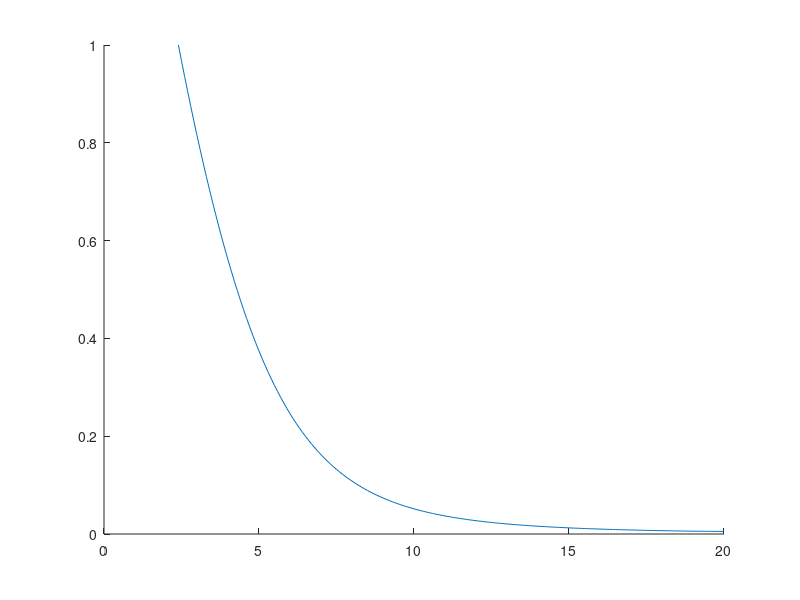

MATLAB code to generate this figure:
clc
clear
alpha=1.6;%1.6
lambda=0.5;
mu=0.35;
beta=1;
v=0.05763;%0.2854;
D=0.06;%0.8563;
%%
a=1;
b=1-a;
xL=0;
xR=20;
xN=200;
dx=(xR-xL)/xN;
tL=0;
tM=400;
tN=400;
dt=(tM-tL)/tN;
x=xL:dx:xR;
t=tL:dt:tM;
%%
k1=-v*dt/dx;
k2=D*dt*a/(dx)^alpha;
k3=D*dt*b/(dx)^alpha;
C=zeros(xN+1,tN+1);
Cim=zeros(xN+1,tN+1);
M=zeros(xN+1,xN+1);
rhs=zeros(xN+1,1);
C(1,1)=1;%Instantaneous source
g=zeros(xN+1,1);
g(1)=1;
for i=1:length(g)
    g(i+1)=-g(i)*(alpha-i+1)/i;
end
M1=zeros(xN+1,xN+1);
M2=zeros(xN+1,xN+1);
M3=zeros(xN+1,xN+1);
for i=2:xN+1
    for j=1:xN+1
        if i==j
            M1(i,j)=1+k1;
        elseif i==j-1
            M1(i,j)=-k1;
        else
            M1(i,j)=0;
        end
    end
end
for i=2:xN
    M2_trans=zeros(1,xN+1);
    M3_trans=zeros(1,xN+1);
    for j=1:i+1
        M2_trans(i-j+2)=-k2*g(j);
    end
    f=1;
    for j=i-1:xN+1
        M3_trans(j)=-k3*g(f);
        f=f+1;
    end
    M2(i,:)=M2_trans;
    M3(i,:)=M3_trans;
end
M=M1+M2+M3;
M(1,:)=0;M(xN+1,:)=0;
M(1,1)=1;M(xN+1,end)=1; M(xN+1,end-1)=-1;
rhs=zeros(xN+1,1);
for j=1:tN
    for i=1:xN+1
        Cim(i,j+1)=Cim(i,j)+dt*lambda*C(i,j)-dt*mu*Cim(i,j);
    end
    for i=1:xN+1
        rhs(i)=C(i,j)-beta*(Cim(i,j+1)-Cim(i,j));
    end
     if j>1
     rhs(1)=1;
     rhs(xN+1)=0;
     end
    C(:,j+1)=M\rhs;  
end
%C=C+Cim;
hold on
T=155
t_plot=ceil(T/tM*tN);
x_plot=x(25:end)';
y_plot=C(25:end,t_plot)/max(C(25:end,t_plot));
data=[x_plot y_plot];
plot(x(25:end),C(25:end,t_plot)/max(C(25:end,t_plot)));